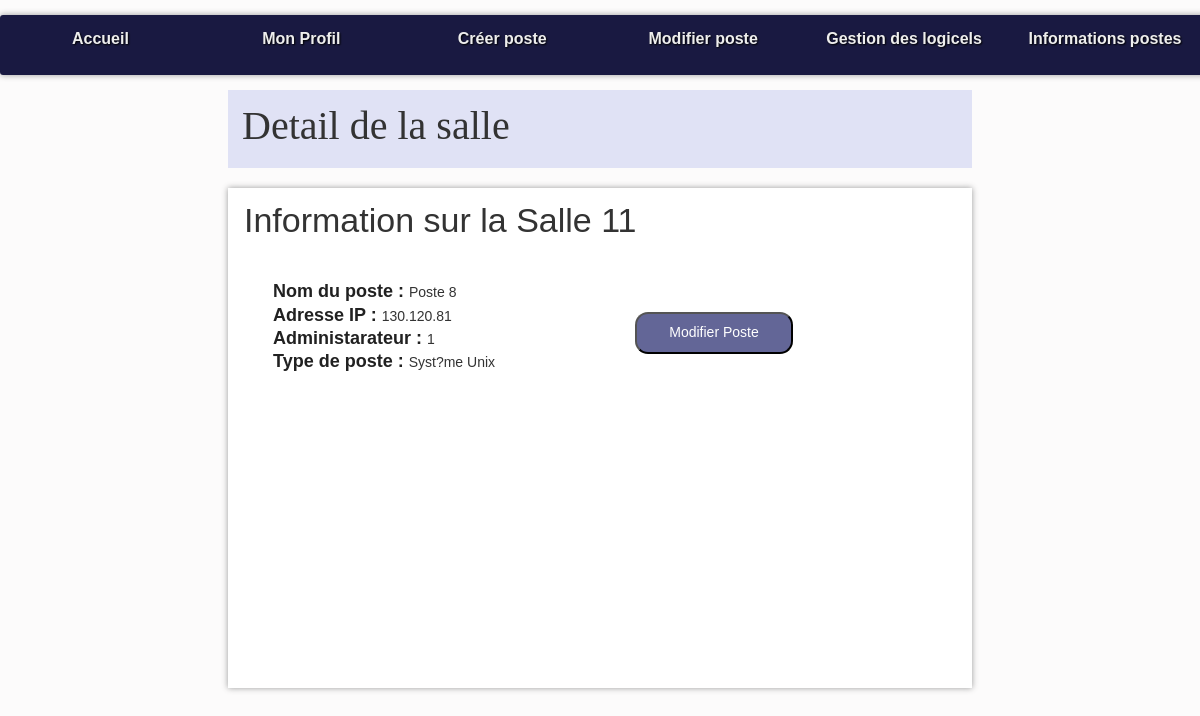
The app's page /?action=accueil&nSalle=s11 (signed in) with its own data.
### tables this page shows
CREATE TABLE `salle` (
  `nSalle` varchar(7) NOT NULL,
  `nomSalle` varchar(20) NOT NULL,
  `nbPoste` tinyint(2) DEFAULT NULL,
  `indIP` varchar(11) DEFAULT NULL
);

CREATE TABLE `poste` (
  `nPoste` varchar(7) NOT NULL,
  `nomPoste` varchar(20) NOT NULL,
  `indIP` varchar(11) DEFAULT NULL,
  `ad` int(3) DEFAULT NULL,
  `typePoste` varchar(9) DEFAULT NULL,
  `nSalle` varchar(7) DEFAULT NULL,
  `nbLog` tinyint(2) DEFAULT NULL
);

CREATE TABLE `types` (
  `typeLP` varchar(9) NOT NULL,
  `nomType` varchar(20) DEFAULT NULL
);

### index.php (called while the page is built, shortened)
<?php
include "getRacine.php";
$action = (isset($_GET["action"])) ? $_GET["action"] : "defaut";
$fichier = controleurPrincipal($action);
include "$racine/controleur/$fichier";
?>

### modele/bd.sallesInfo.inc.php (called while the page is built, shortened)
<?php
function getSalle() {
    $resultat = array();
    try {
        $cnx = connexionPDO();
        $req = $cnx->prepare("SELECT * FROM salle");
        $req->execute();
        $ligne = $req->fetch(PDO::FETCH_OBJ);
        while ($ligne) {
            $resultat[] = $ligne;
            $ligne = $req->fetch(PDO::FETCH_OBJ);
        }
    } catch (PDOException $e) {
        print "Erreur !: " . $e->getMessage();
        die();
    }
    return $resultat;
}
function getPosteSalle($nSalle) {
    $resultat = array();
    try {
        $cnx = connexionPDO();
        $req = $cnx->prepare("SELECT * FROM poste WHERE nSalle=:nSalle");
        $req->bindValue(':nSalle', $nSalle, PDO::PARAM_STR);
        $req->execute();
        $ligne = $req->fetch(PDO::FETCH_OBJ);
        while ($ligne) {
            $resultat[] = $ligne;
            $ligne = $req->fetch(PDO::FETCH_OBJ);
        }
    } catch (PDOException $e) {
        print "Erreur !: " . $e->getMessage();
        die();
    }
    return $resultat;
}
function getTypePc() {
    $resultat = array();
    try {
        $cnx = connexionPDO();
        $req = $cnx->prepare("SELECT * FROM types");
        $req->execute();
        $ligne = $req->fetch(PDO::FETCH_OBJ);
        while ($ligne) {
            $resultat[] = $ligne;
            $ligne = $req->fetch(PDO::FETCH_OBJ);
        }
    } catch (PDOException $e) {
        print "Erreur !: " . $e->getMessage();
        die();
    }
    return $resultat;
}
?>

### vue/vueDetaills.php (the view, shortened to what this page needs)
<p id="posteTitle">Information sur la <?= $nomSalle; ?></p>
    <ul id="postes">
        <?php for($ii = 0; $ii < count($postSalleBySalle); $ii++) { ?>
           <div class="row">
            <div class="infoPostes col-lg-6">
                <span>
                    <span class="titleDataPoste" > Nom du poste :  </span> <span> <?= $postSalleBySalle[$ii]->nomPoste ?> </span> <br />
                </span>
                <span>
                    <span class="titleDataPoste" > Adresse IP :  </span> <span> <?= $postSalleBySalle[$ii]->indIP ?> </span>  <br />
                </span>
                <span>
                    <span class="titleDataPoste" > Administarateur :  </span> <span> <?= $postSalleBySalle[$ii]->ad ?> </span>  <br />
                </span>
                <span>
                  <?php foreach ($typePc as $typePcKey => $typePcVal) {
                      if($typePcVal->typeLP == $postSalleBySalle[$ii]->typePoste){
                        ?>
                          <span class="titleDataPoste" > Type de poste :  </span> <span> <?= $typePcVal->nomType ?> </span>  <br />  <?php
                      }
                  }?>
                </span>
            </div>
              <form action="./?action=modifierPoste" method="POST">
                <div class="col-lg-6">
                  <button type="submit" class="BtnModifierPoste"> Modifier Poste </button>
                </div>
              </form>
          </div>
            <br>
            <br>
        <?php  } ?>
    </ul>

### css/base.css (style rules this page uses)
:root { --largeurPage: 900px; --largeurMenuCont : 200px; --margeCalc: calc((100% - var(--largeurPage)) / 2); --margeMenuHaut : 15px; --hauteurMenuGene:60px; --coulA1:#5A7694; --coulA2:#D7E5ED; --coulB1:#566459; --coulB2:#90974A; --coulC:#CDBCA0; --fondC:#fcfbfb; --padding_cote:5px; }
body { font-family: Arial; color : #333; font-size : 14px; line-height : 1.3; scroll-behavior: smooth; background-color : var(--fondC); }

### css/corps.css (style rules this page uses)
.BtnModifierPoste { margin-top: 32px; }
.BtnModifierPoste { width: 158px; padding: 9px 0px 11px 0px; border-radius: 13px; background-color:#636697; color: white; }
#posteTitle { font-size: 34px; padding: 10px 6px 7px 11px; margin-bottom: 31px; }
.titleDataPoste { font-size: 18px; color:#212121; font-weight: bold; }

### records on screen
salle: nomSalle "Salle 11"
poste: nomPoste "Poste 8", indIP "130.120.81", ad "1"
types: nomType "Syst?me Unix"

### other values on screen
$titre "Detail de la salle"
